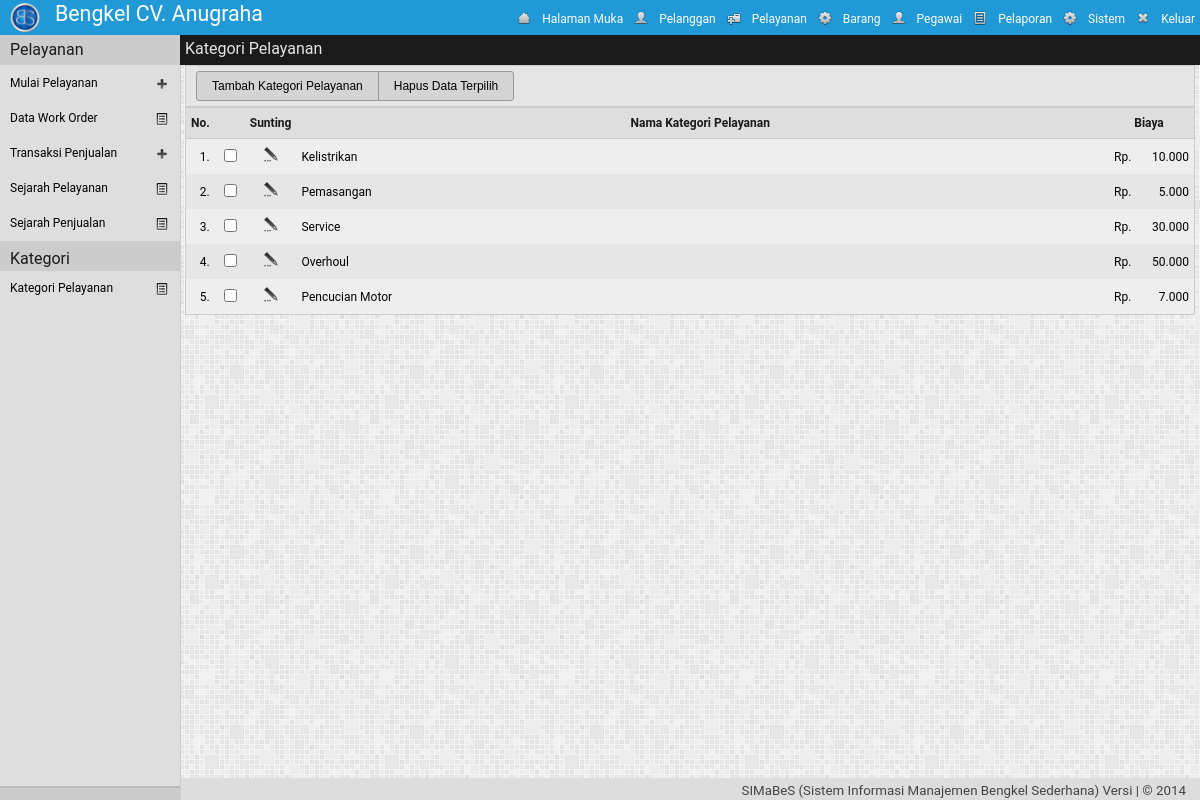
Page /adm/?mod=pelayanan&h=kategori (signed in) on the committed database.
### tables this page shows
CREATE TABLE IF NOT EXISTS `pengaturan` (
`id` int(1) NOT NULL,
  `nm_bengkel` varchar(30) NOT NULL,
  `telp1` varchar(30) NOT NULL,
  `telp2` varchar(30) NOT NULL,
  `almt_bengkel` text NOT NULL,
  `logo_bengkel` text NOT NULL,
  `tentang_bengkel` text NOT NULL
);

CREATE TABLE IF NOT EXISTS `akses_pengguna` (
  `kel_id` int(2) NOT NULL,
  `id_menu` int(2) NOT NULL,
  `r` enum('0','1') NOT NULL
);

CREATE TABLE IF NOT EXISTS `menu` (
  `id_menu` int(2) NOT NULL,
  `nm_menu` varchar(20) NOT NULL,
  `class` varchar(10) NOT NULL,
  `links` text NOT NULL,
  `icon` text NOT NULL,
  `value` text NOT NULL
);

CREATE TABLE IF NOT EXISTS `ply_kategori` (
`id_kt_ply` int(11) NOT NULL,
  `nm_kt_ply` varchar(30) NOT NULL,
  `biaya` double NOT NULL,
  `wkt_ubah` datetime NOT NULL
);

### adm/pelayanan/class.php (called while the page is built, shortened)
<?php
class pelayanan{
	function ambil_kt_pelayanan(){
		$qry=	mysql_query("SELECT * FROM ply_kategori")or die (mysql_error());
		while($row = mysql_fetch_array($qry))
			$data[] = $row;
			return $data;
	}
}
?>

### adm/pelayanan/kategori.php (the view)
<?php
	$lokasi="Kategori Pelayanan";
	$ply = new pelayanan();
	$tampil = $ply->ambil_kt_pelayanan();
	echo'
	<div class="konten">
		<div class="lokasi"><label>'.$lokasi.'</label></div>
	<form class="form1" name="form1" method="post" action="?mod='.$_GET['mod'].'&h=aksi" onsubmit="return confirm(\'Hapus Data Terpilih ?\')">
		<div class="alat">
			<a href="?mod='.$_GET['mod'].'&h=kategori_tambah"><button class="tambah" id="kiri" type="button" >Tambah Kategori Pelayanan </button></a>
			<input name="ply_kat_hapus" value="Hapus Data Terpilih" class="hapus" id="kanan" type="submit">
		</div>
	<table class="table" cellpadding="5" cellspacing="0" border="0">
	<tr><th align="right" width="10px">No.</th><th align="center" width="10px"></th><th align="center" width="10px">Sunting</th><th align="center">Nama Kategori Pelayanan</th><th align="center" width="80px">Biaya</th></tr>';
	$baris=1;
	foreach($tampil as $data){
	$kolom= ($baris%2 == 1)? "kolom-ganjil" : "kolom-genap";
	echo'
	<tr class="'.$kolom.'">
		<td align="right">'.$baris++.'.</td>
		<td align="center"><input name="item[]" id="item[]" value="'.$data['id_kt_ply'].'" type="checkbox"></td>
		<td align="center"><a href="?mod=pelayanan&h=kategori_sunting&id_kt_ply='.$data['id_kt_ply'].'"><img src="../img/sunting.png" height="20px" width="20px"></a></td>
		<td>'.$data['nm_kt_ply'].'</td>
		<td align="right"><span class="mu">Rp.</span>'.number_format($data['biaya'], 0,',','.').'</td>
	</tr>';
		}
	echo'
	</table>
	</form>
	</div>';
?>

### adm/header.php
<?php
	$qpeng=mysql_query("SELECT * FROM pengaturan  LIMIT 1");
	$dpeng=mysql_fetch_object($qpeng);
	$qmenu="select id_menu  from akses_pengguna where  kel_id='".$_SESSION['kel_id']."' AND r='1' ";
	$dmenu=mysql_query($qmenu) or die (mysql_error());
echo'
<!DOCTYPE html PUBLIC "-//W3C//DTD XHTML 1.0 Strict//EN"
	"http://www.w3.org/TR/xhtml1/DTD/xhtml1-strict.dtd">
<html xmlns="http://www.w3.org/1999/xhtml" xml:lang="en" lang="en">
<head>
<title>'.$aplikasi." | ".strtoupper($_GET['mod']).' | Daily Build</title>
		<link rel="shortcut icon" href="../img/icon.ico" />
		<link rel="stylesheet" type="text/css" href="../styler/header.css">
		<link rel="stylesheet" type="text/css" href="../styler/style.css">
		<link rel="stylesheet" type="text/css" href="../styler/jquery-ui.css">
		<link rel="stylesheet" type="text/css" href="../styler/jquery-ui.theme.css">
		<script type="text/javascript" src="../styler/jquery-1.9.1.js"></script>
		<script type="text/javascript" src="../styler/jquery-ui.js"></script>
		<link rel="stylesheet" type="text/css" href="../styler/toastr.css">
		<script type="text/javascript" src="../styler/toastr.js"></script>
		<script type="text/javascript" src="../styler/toastr_option.js"></script>
		<script type="text/javascript" src="../styler/iframe.js"></script>
		<script type="text/javascript" src="../styler/check-uncheck.js"></script>
		<script src="../styler/tab.js" type="text/javascript"></script>
		<link href="../styler/tab.css" rel="stylesheet" type="text/css" />
</head>
<body >
<div class="header" >
	<div class="kiri">
		<a href="../index.php" target="_blank">
		<div class="logo"><img src="'.$dpeng->logo_bengkel.'"></div>
		<div class="namabengkel" >'.$dpeng->nm_bengkel.'</div></a>
	</div>
	<div class="kanan">
		<ul class="header-nav">';
			while ($dpengku2=mysql_fetch_object($dmenu)){
				$myquery="select *  from menu where id_menu='".$dpengku2->id_menu."'";
				$isi=mysql_query($myquery) or die (mysql_error());
				$dpengku=mysql_fetch_object($isi);
				echo "<a href='$dpengku->links' title='$dpengku->nm_menu' ><li class='$dpengku->class'><img class='img' src='$dpengku->icon'>$dpengku->nm_menu</li></a>";
			}
		echo'
		</ul>
	</div>
</div>
';
?>

### styler/header.css (style rules this page uses)
.header { top: 0px; width: 100%; height: 35px; padding: 0px; margin: 0px; color: #ffffff; background: #2099D6; position: fixed; z-index:1000; }
.kiri { float:left; width:auto; vertical-align:middle; }
.logo { float: left; margin: 3px 10px 5px 10px; padding: 0; vertical-align: middle; }
.logo img { width: 30px; height: 30x; border-radius: 20px; }
.namabengkel { float: left; margin: auto; padding: 5px; text-align: left; font-size: 16pt; color:#ffffff; }
.kanan { height:34px; width:auto; float:right; right: 0px; display: inline; }
.header-nav { list-style: none; margin: 0px; padding: 0px; }
.header-nav li { color:#fff; line-height: 18px; text-indent: 0px; }
.header-nav li img { float: left; margin: 0px 10px 0px 0px ; height: 16px; width: 16px; }
.menu, .keluar { padding :10px 5px 7px 5px ; margin:0; float: left; text-align: center; vertical-align: top; }

### styler/style.css (style rules this page uses)
a { text-decoration: none; }
a:link,a:visited { color: #000000; }
body { font-family: Roboto,Open Sans,Sans, Sans Serif, Calibri, Arial; font-size: 12px; margin: 0px; padding: 0px; background: url('../img/bg.png') repeat; line-height: 1.5em; color: #444; height:100%; }
.konten { width: auto; height: auto; margin: 0 0 50px 180px; padding: 30px 5px 0px 5px; vertical-align:middle; font-size: 12px; color:#000; }
table { width: 100%; height: auto; margin: 0px 0px 10px 0px; border:1px solid #ccc; }
.mu { float:left; margin-left: 5px; }
.form1 { float:left; margin-bottom:10px; width:100%; }
div.alat { width : auto; padding:5px 0px 5px 10px ; background:#E5E5E5; border:1px solid #ccc; }
.tambah, .simpan, .perbaharui, .batal, .hapus, .cetak, .noPrint, .kembali { font-size:12px; padding-left:15px; padding-right:15px; height:30px; vertical-align:middle; border:1px solid #999999; cursor: pointer; color:#000; background:#D4D4D4; -webkit-transition:all 0.3s ease-in-out; -moz-transition:all 0.3s ease-in-out; -o-transition:all 0.3s ease-in-out; transition:all 0.3s ease-in-out; }
#kiri { border-top-left-radius:3px;border-bottom-left-radius:3px; }
#kanan { border-top-right-radius:3px;border-bottom-right-radius:3px;margin-left:-4px; }
label { margin-left:10px; font-size: 12px; }
th { color: #1a1a1a; background: #dedede; border-bottom: solid 1px #ccc; height:20px; padding:5px; margin:0px; font-size: 12px; }
td { min-height:30px; }
.kolom-ganjil { background:#EEEEEE; }
.kolom-genap { background:#E6E6E6; }
table { background:#eee; }
.lokasi { top:35px; left:180px; margin:0px 0px 5px 0px; padding:5px; height:20px; vertical-align:middle; color:#E5E5E5; position:fixed; width:100%; float:right; z-index:999; background: #1A1A1A; }
.lokasi > label { font-size:12pt; margin:0px; }

### rows in the picture
pengaturan: logo_bengkel (picture), nm_bengkel "Bengkel CV. Anugraha"
akses_pengguna: id_menu.icon (picture), id_menu.nm_menu "Halaman Muka"
akses_pengguna: id_menu.icon (picture), id_menu.nm_menu "Pelanggan"
akses_pengguna: id_menu.icon (picture), id_menu.nm_menu "Pelayanan"
akses_pengguna: id_menu.icon (picture), id_menu.nm_menu "Barang"
akses_pengguna: id_menu.icon (picture), id_menu.nm_menu "Pegawai"
akses_pengguna: id_menu.icon (picture), id_menu.nm_menu "Pelaporan"
akses_pengguna: id_menu.icon (picture), id_menu.nm_menu "Sistem"
akses_pengguna: id_menu.icon (picture), id_menu.nm_menu "Keluar"
ply_kategori: nm_kt_ply "Kelistrikan", biaya "10.000"
ply_kategori: nm_kt_ply "Pemasangan", biaya "5.000"
ply_kategori: nm_kt_ply "Service", biaya "30.000"
ply_kategori: nm_kt_ply "Overhoul", biaya "50.000"
ply_kategori: nm_kt_ply "Pencucian Motor", biaya "7.000"

### other values in the picture
$lokasi "Kategori Pelayanan"
